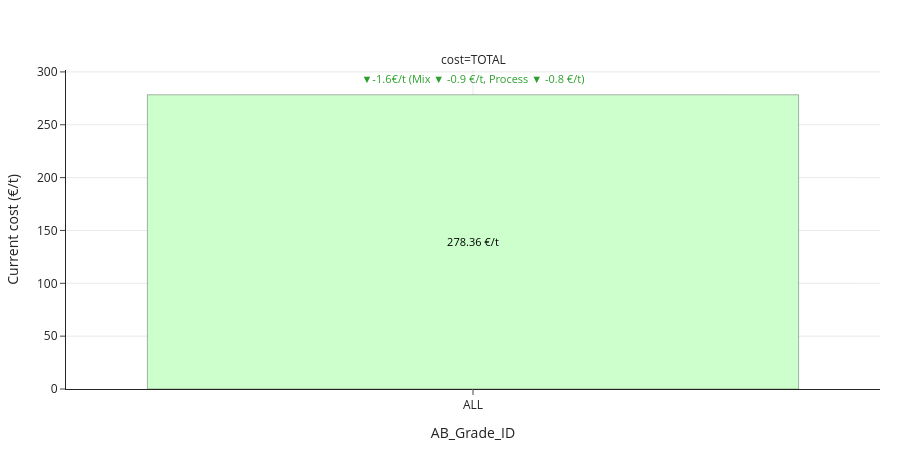
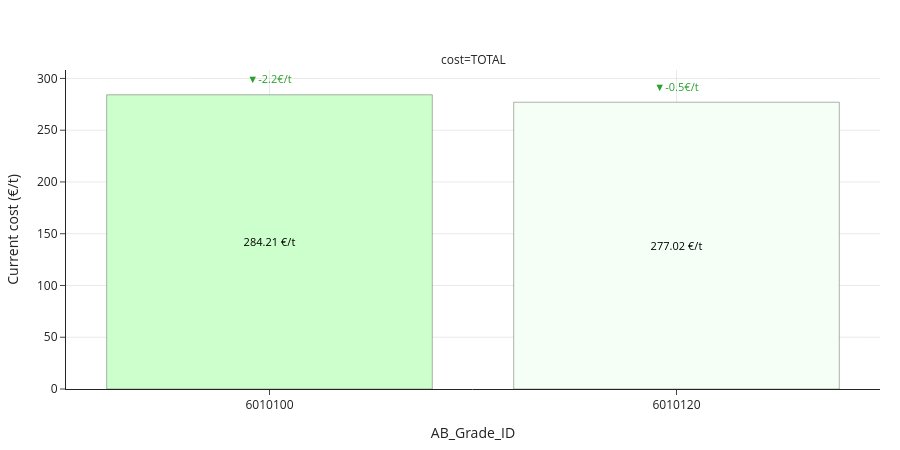
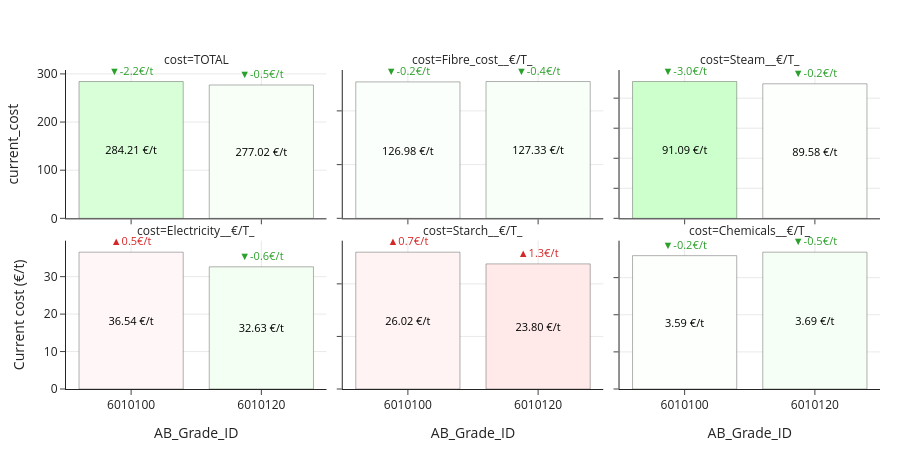

The code cell stored with these charts, in order, in its notebook:
### Code cell
from datetime import date
import diagnosis_tools as diag

importlib.reload(diag)
 

out = diag.run_diagnosis(
    target_range=(date(2026, 3, 1), date(2026, 3, 10)),
    baseline_range=(date(2026, 2, 1), date(2026, 3, 1)),
    objects="cost",
    levels=[1, 2, 3],
    grades=[6010120, 6010100],
)

print(out["combined_text"])
 
for block in out["blocks"]:
    print(block["level"], block["object_drilldown"])
    block["figure"].show()

### Figure 1 — Plotly figure (JSON) as saved in the notebook; plotly's stock layout.template omitted (floating-point values rounded to 4 significant figures)
{"data": [{"alignmentgroup": "True", "cliponaxis": false, "customdata": [["▼-1.6€/t", 280.0, -1.646, 278.4]], "hovertemplate": "<b>%{facetcol} • ID %{x}</b><br>Current: %{y:,.3f} €/t<br>Previous: %{customdata[1]:,.3f} €/t<br>Δ: %{{customdata[2]:.2%}}<extra></extra>", "insidetextanchor": "middle", "legendgroup": "", "marker": {"color": [-1.646], "coloraxis": "coloraxis", "line": {"color": "rgba(60,60,60,0.5)", "width": 0.8}, "pattern": {"shape": ""}}, "name": "", "offsetgroup": "", "orientation": "v", "showlegend": false, "text": ["278.36 €/t"], "textfont": {"color": "black", "size": 11}, "textposition": "inside", "type": "bar", "x": ["ALL"], "xaxis": "x", "y": [278.4], "yaxis": "y"}, {"cliponaxis": false, "hoverinfo": "skip", "mode": "text", "showlegend": false, "text": ["▼-1.6€/t (Mix ▼ -0.9 €/t, Process ▼ -0.8 €/t)"], "textfont": {"color": ["#2ca02c"], "size": 11}, "textposition": "top center", "type": "scatter", "x": ["ALL"], "xaxis": "x", "y": [286.7], "yaxis": "y"}], "layout": {"annotations": [{"font": {}, "showarrow": false, "text": "cost=TOTAL", "x": 0.5, "xanchor": "center", "xref": "paper", "y": 1, "yanchor": "bottom", "yref": "paper"}], "autosize": true, "barmode": "relative", "coloraxis": {"cmax": 1.646, "cmin": -1.646, "colorbar": {"title": {"text": "Current cost (€/t)"}}, "colorscale": [[0, "#ccffcc"], [0.5, "#ffffff"], [1, "#ffcccc"]], "showscale": false}, "font": {"color": "#222", "size": 12}, "height": 450, "legend": {"tracegroupgap": 0}, "margin": {"b": 40, "l": 50, "r": 20, "t": 70}, "paper_bgcolor": "white", "plot_bgcolor": "white", "title": {"text": ""}, "xaxis": {"anchor": "y", "domain": [0, 1], "gridcolor": "rgba(200,200,200,0.4)", "showgrid": true, "tickangle": 0, "title": {"text": "AB_Grade_ID"}, "zeroline": false}, "yaxis": {"anchor": "x", "automargin": true, "domain": [0, 1], "gridcolor": "rgba(200,200,200,0.4)", "showgrid": true, "title": {"text": "Current cost (€/t)"}, "zeroline": false}}}

### Figure 2 — Plotly figure (JSON) as saved in the notebook; plotly's stock layout.template omitted (floating-point values rounded to 4 significant figures)
{"data": [{"alignmentgroup": "True", "cliponaxis": false, "customdata": [["▼-2.2€/t", 286.5, -2.244, 284.2], ["▼-0.5€/t", 277.5, -0.4603, 277.0]], "hovertemplate": "<b>%{facetcol} • ID %{x}</b><br>Current: %{y:,.3f} €/t<br>Previous: %{customdata[1]:,.3f} €/t<br>Δ: %{{customdata[2]:.2%}}<extra></extra>", "insidetextanchor": "middle", "legendgroup": "", "marker": {"color": [-2.244, -0.4603], "coloraxis": "coloraxis", "line": {"color": "rgba(60,60,60,0.5)", "width": 0.8}, "pattern": {"shape": ""}}, "name": "", "offsetgroup": "", "orientation": "v", "showlegend": false, "text": ["284.21 €/t", "277.02 €/t"], "textfont": {"color": "black", "size": 11}, "textposition": "inside", "type": "bar", "x": ["6010100", "6010120"], "xaxis": "x", "y": [284.2, 277.0], "yaxis": "y"}, {"cliponaxis": false, "hoverinfo": "skip", "mode": "text", "showlegend": false, "text": ["▼-2.2€/t", "▼-0.5€/t"], "textfont": {"color": ["#2ca02c", "#2ca02c"], "size": 11}, "textposition": "top center", "type": "scatter", "x": ["6010100", "6010120"], "xaxis": "x", "y": [292.7, 285.5], "yaxis": "y"}], "layout": {"annotations": [{"font": {}, "showarrow": false, "text": "cost=TOTAL", "x": 0.5, "xanchor": "center", "xref": "paper", "y": 1, "yanchor": "bottom", "yref": "paper"}], "autosize": true, "barmode": "relative", "coloraxis": {"cmax": 2.244, "cmin": -2.244, "colorbar": {"title": {"text": "Current cost (€/t)"}}, "colorscale": [[0, "#ccffcc"], [0.5, "#ffffff"], [1, "#ffcccc"]], "showscale": false}, "font": {"color": "#222", "size": 12}, "height": 450, "legend": {"tracegroupgap": 0}, "margin": {"b": 40, "l": 50, "r": 20, "t": 70}, "paper_bgcolor": "white", "plot_bgcolor": "white", "title": {"text": ""}, "xaxis": {"anchor": "y", "domain": [0, 1], "gridcolor": "rgba(200,200,200,0.4)", "showgrid": true, "tickangle": 0, "title": {"text": "AB_Grade_ID"}, "zeroline": false}, "yaxis": {"anchor": "x", "automargin": true, "domain": [0, 1], "gridcolor": "rgba(200,200,200,0.4)", "showgrid": true, "title": {"text": "Current cost (€/t)"}, "zeroline": false}}}

### Figure 3 — Plotly figure (JSON) as saved in the notebook; plotly's stock layout.template omitted (floating-point values rounded to 4 significant figures)
{"data": [{"alignmentgroup": "True", "cliponaxis": false, "customdata": [["▼-2.2€/t", 286.5, -2.244, 284.2], ["▼-0.5€/t", 277.5, -0.4603, 277.0]], "hovertemplate": "<b>%{facetcol} • ID %{x}</b><br>Current: %{y:,.3f} €/t<br>Previous: %{customdata[1]:,.3f} €/t<br>Δ: %{{customdata[2]:.2%}}<extra></extra>", "insidetextanchor": "middle", "legendgroup": "", "marker": {"color": [-2.244, -0.4603], "coloraxis": "coloraxis", "line": {"color": "rgba(60,60,60,0.5)", "width": 0.8}, "pattern": {"shape": ""}}, "name": "", "offsetgroup": "", "orientation": "v", "showlegend": false, "text": ["284.21 €/t", "277.02 €/t"], "textfont": {"color": "black", "size": 11}, "textposition": "inside", "type": "bar", "x": ["6010100", "6010120"], "xaxis": "x4", "y": [284.2, 277.0], "yaxis": "y4"}, {"alignmentgroup": "True", "cliponaxis": false, "customdata": [["▼-0.2€/t", 127.2, -0.2122, 127.0], ["▼-0.4€/t", 127.7, -0.4039, 127.3]], "hovertemplate": "<b>%{facetcol} • ID %{x}</b><br>Current: %{y:,.3f} €/t<br>Previous: %{customdata[1]:,.3f} €/t<br>Δ: %{{customdata[2]:.2%}}<extra></extra>", "insidetextanchor": "middle", "legendgroup": "", "marker": {"color": [-0.2122, -0.4039], "coloraxis": "coloraxis", "line": {"color": "rgba(60,60,60,0.5)", "width": 0.8}, "pattern": {"shape": ""}}, "name": "", "offsetgroup": "", "orientation": "v", "showlegend": false, "text": ["126.98 €/t", "127.33 €/t"], "textfont": {"color": "black", "size": 11}, "textposition": "inside", "type": "bar", "x": ["6010100", "6010120"], "xaxis": "x5", "y": [127.0, 127.3], "yaxis": "y5"}, {"alignmentgroup": "True", "cliponaxis": false, "customdata": [["▼-3.0€/t", 94.08, -2.999, 91.09], ["▼-0.2€/t", 89.78, -0.2028, 89.58]], "hovertemplate": "<b>%{facetcol} • ID %{x}</b><br>Current: %{y:,.3f} €/t<br>Previous: %{customdata[1]:,.3f} €/t<br>Δ: %{{customdata[2]:.2%}}<extra></extra>", "insidetextanchor": "middle", "legendgroup": "", "marker": {"color": [-2.999, -0.2028], "coloraxis": "coloraxis", "line": {"color": "rgba(60,60,60,0.5)", "width": 0.8}, "pattern": {"shape": ""}}, "name": "", "offsetgroup": "", "orientation": "v", "showlegend": false, "text": ["91.09 €/t", "89.58 €/t"], "textfont": {"color": "black", "size": 11}, "textposition": "inside", "type": "bar", "x": ["6010100", "6010120"], "xaxis": "x6", "y": [91.09, 89.58], "yaxis": "y6"}, {"alignmentgroup": "True", "cliponaxis": false, "customdata": [["▲0.5€/t", 36.08, 0.4521, 36.54], ["▼-0.6€/t", 33.27, -0.6447, 32.63]], "hovertemplate": "<b>%{facetcol} • ID %{x}</b><br>Current: %{y:,.3f} €/t<br>Previous: %{customdata[1]:,.3f} €/t<br>Δ: %{{customdata[2]:.2%}}<extra></extra>", "insidetextanchor": "middle", "legendgroup": "", "marker": {"color": [0.4521, -0.6447], "coloraxis": "coloraxis", "line": {"color": "rgba(60,60,60,0.5)", "width": 0.8}, "pattern": {"shape": ""}}, "name": "", "offsetgroup": "", "orientation": "v", "showlegend": false, "text": ["36.54 €/t", "32.63 €/t"], "textfont": {"color": "black", "size": 11}, "textposition": "inside", "type": "bar", "x": ["6010100", "6010120"], "xaxis": "x", "y": [36.54, 32.63], "yaxis": "y"}, {"alignmentgroup": "True", "cliponaxis": false, "customdata": [["▲0.7€/t", 25.33, 0.693, 26.02], ["▲1.3€/t", 22.48, 1.312, 23.8]], "hovertemplate": "<b>%{facetcol} • ID %{x}</b><br>Current: %{y:,.3f} €/t<br>Previous: %{customdata[1]:,.3f} €/t<br>Δ: %{{customdata[2]:.2%}}<extra></extra>", "insidetextanchor": "middle", "legendgroup": "", "marker": {"color": [0.693, 1.312], "coloraxis": "coloraxis", "line": {"color": "rgba(60,60,60,0.5)", "width": 0.8}, "pattern": {"shape": ""}}, "name": "", "offsetgroup": "", "orientation": "v", "showlegend": false, "text": ["26.02 €/t", "23.80 €/t"], "textfont": {"color": "black", "size": 11}, "textposition": "inside", "type": "bar", "x": ["6010100", "6010120"], "xaxis": "x2", "y": [26.02, 23.8], "yaxis": "y2"}, {"alignmentgroup": "True", "cliponaxis": false, "customdata": [["▼-0.2€/t", 3.77, -0.1781, 3.592], ["▼-0.5€/t", 4.207, -0.5213, 3.685]], "hovertemplate": "<b>%{facetcol} • ID %{x}</b><br>Current: %{y:,.3f} €/t<br>Previous: %{customdata[1]:,.3f} €/t<br>Δ: %{{customdata[2]:.2%}}<extra></extra>", "insidetextanchor": "middle", "legendgroup": "", "marker": {"color": [-0.1781, -0.5213], "coloraxis": "coloraxis", "line": {"color": "rgba(60,60,60,0.5)", "width": 0.8}, "pattern": {"shape": ""}}, "name": "", "offsetgroup": "", "orientation": "v", "showlegend": false, "text": ["3.59 €/t", "3.69 €/t"], "textfont": {"color": "black", "size": 11}, "textposition": "inside", "type": "bar", "x": ["6010100", "6010120"], "xaxis": "x3", "y": [3.592, 3.685], "yaxis": "y3"}, {"cliponaxis": false, "hoverinfo": "skip", "mode": "text", "showlegend": false, "text": ["▼-2.2€/t", "▼-0.5€/t"], "textfont": {"color": ["#2ca02c", "#2ca02c"], "size": 11}, "textposition": "top center", "type": "scatter", "x": ["6010100", "6010120"], "xaxis": "x4", "y": [292.7, 285.5], "yaxis": "y4"}, {"cliponaxis": false, "hoverinfo": "skip", "mode": "text", "showlegend": false, "text": ["▼-0.2€/t", "▼-0.4€/t"], "textfont": {"color": ["#2ca02c", "#2ca02c"], "size": 11}, "textposition": "top center", "type": "scatter", "x": ["6010100", "6010120"], "xaxis": "x5", "y": [130.8, 131.1], "yaxis": "y5"}, {"cliponaxis": false, "hoverinfo": "skip", "mode": "text", "showlegend": false, "text": ["▼-3.0€/t", "▼-0.2€/t"], "textfont": {"color": ["#2ca02c", "#2ca02c"], "size": 11}, "textposition": "top center", "type": "scatter", "x": ["6010100", "6010120"], "xaxis": "x6", "y": [93.82, 92.31], "yaxis": "y6"}, {"cliponaxis": false, "hoverinfo": "skip", "mode": "text", "showlegend": false, "text": ["▲0.5€/t", "▼-0.6€/t"], "textfont": {"color": ["#d62728", "#2ca02c"], "size": 11}, "textposition": "top center", "type": "scatter", "x": ["6010100", "6010120"], "xaxis": "x", "y": [37.63, 33.72], "yaxis": "y"}, {"cliponaxis": false, "hoverinfo": "skip", "mode": "text", "showlegend": false, "text": ["▲0.7€/t", "▲1.3€/t"], "textfont": {"color": ["#d62728", "#d62728"], "size": 11}, "textposition": "top center", "type": "scatter", "x": ["6010100", "6010120"], "xaxis": "x2", "y": [26.8, 24.58], "yaxis": "y2"}, {"cliponaxis": false, "hoverinfo": "skip", "mode": "text", "showlegend": false, "text": ["▼-0.2€/t", "▼-0.5€/t"], "textfont": {"color": ["#2ca02c", "#2ca02c"], "size": 11}, "textposition": "top center", "type": "scatter", "x": ["6010100", "6010120"], "xaxis": "x3", "y": [3.702, 3.796], "yaxis": "y3"}], "layout": {"annotations": [{"font": {}, "showarrow": false, "text": "cost=Electricity__€/T_", "x": 0.16, "xanchor": "center", "xref": "paper", "y": 0.465, "yanchor": "bottom", "yref": "paper"}, {"font": {}, "showarrow": false, "text": "cost=Starch__€/T_", "x": 0.5, "xanchor": "center", "xref": "paper", "y": 0.465, "yanchor": "bottom", "yref": "paper"}, {"font": {}, "showarrow": false, "text": "cost=Chemicals__€/T_", "x": 0.84, "xanchor": "center", "xref": "paper", "y": 0.465, "yanchor": "bottom", "yref": "paper"}, {"font": {}, "showarrow": false, "text": "cost=TOTAL", "x": 0.16, "xanchor": "center", "xref": "paper", "y": 1.0, "yanchor": "bottom", "yref": "paper"}, {"font": {}, "showarrow": false, "text": "cost=Fibre_cost__€/T_", "x": 0.5, "xanchor": "center", "xref": "paper", "y": 1.0, "yanchor": "bottom", "yref": "paper"}, {"font": {}, "showarrow": false, "text": "cost=Steam__€/T_", "x": 0.84, "xanchor": "center", "xref": "paper", "y": 1.0, "yanchor": "bottom", "yref": "paper"}], "autosize": true, "barmode": "relative", "coloraxis": {"cmax": 2.999, "cmin": -2.999, "colorbar": {"title": {"text": "Current cost (€/t)"}}, "colorscale": [[0, "#ccffcc"], [0.5, "#ffffff"], [1, "#ffcccc"]], "showscale": false}, "font": {"color": "#222", "size": 12}, "height": 450, "legend": {"tracegroupgap": 0}, "margin": {"b": 40, "l": 50, "r": 20, "t": 70}, "paper_bgcolor": "white", "plot_bgcolor": "white", "title": {"text": ""}, "xaxis": {"anchor": "y", "domain": [0, 0.32], "gridcolor": "rgba(200,200,200,0.4)", "showgrid": true, "tickangle": 0, "title": {"text": "AB_Grade_ID"}, "zeroline": false}, "xaxis2": {"anchor": "y2", "domain": [0.34, 0.66], "gridcolor": "rgba(200,200,200,0.4)", "matches": "x", "showgrid": true, "tickangle": 0, "title": {"text": "AB_Grade_ID"}, "zeroline": false}, "xaxis3": {"anchor": "y3", "domain": [0.68, 1.0], "gridcolor": "rgba(200,200,200,0.4)", "matches": "x", "showgrid": true, "tickangle": 0, "title": {"text": "AB_Grade_ID"}, "zeroline": false}, "xaxis4": {"anchor": "y4", "domain": [0, 0.32], "gridcolor": "rgba(200,200,200,0.4)", "matches": "x", "showgrid": true, "showticklabels": false, "tickangle": 0, "zeroline": false}, "xaxis5": {"anchor": "y5", "domain": [0.34, 0.66], "gridcolor": "rgba(200,200,200,0.4)", "matches": "x", "showgrid": true, "showticklabels": false, "tickangle": 0, "zeroline": false}, "xaxis6": {"anchor": "y6", "domain": [0.68, 1.0], "gridcolor": "rgba(200,200,200,0.4)", "matches": "x", "showgrid": true, "showticklabels": false, "tickangle": 0, "zeroline": false}, "yaxis": {"anchor": "x", "automargin": true, "domain": [0, 0.465], "gridcolor": "rgba(200,200,200,0.4)", "showgrid": true, "title": {"text": "Current cost (€/t)"}, "zeroline": false}, "yaxis2": {"anchor": "x2", "automargin": true, "domain": [0, 0.465], "gridcolor": "rgba(200,200,200,0.4)", "showgrid": true, "showticklabels": false, "zeroline": false}, "yaxis3": {"anchor": "x3", "automargin": true, "domain": [0, 0.465], "gridcolor": "rgba(200,200,200,0.4)", "showgrid": true, "showticklabels": false, "zeroline": false}, "yaxis4": {"anchor": "x4", "automargin": true, "domain": [0.535, 1.0], "gridcolor": "rgba(200,200,200,0.4)", "showgrid": true, "title": {"text": "current_cost"}, "zeroline": false}, "yaxis5": {"anchor": "x5", "automargin": true, "domain": [0.535, 1.0], "gridcolor": "rgba(200,200,200,0.4)", "showgrid": true, "showticklabels": false, "zeroline": false}, "yaxis6": {"anchor": "x6", "automargin": true, "domain": [0.535, 1.0], "gridcolor": "rgba(200,200,200,0.4)", "showgrid": true, "showticklabels": false, "zeroline": false}}}
